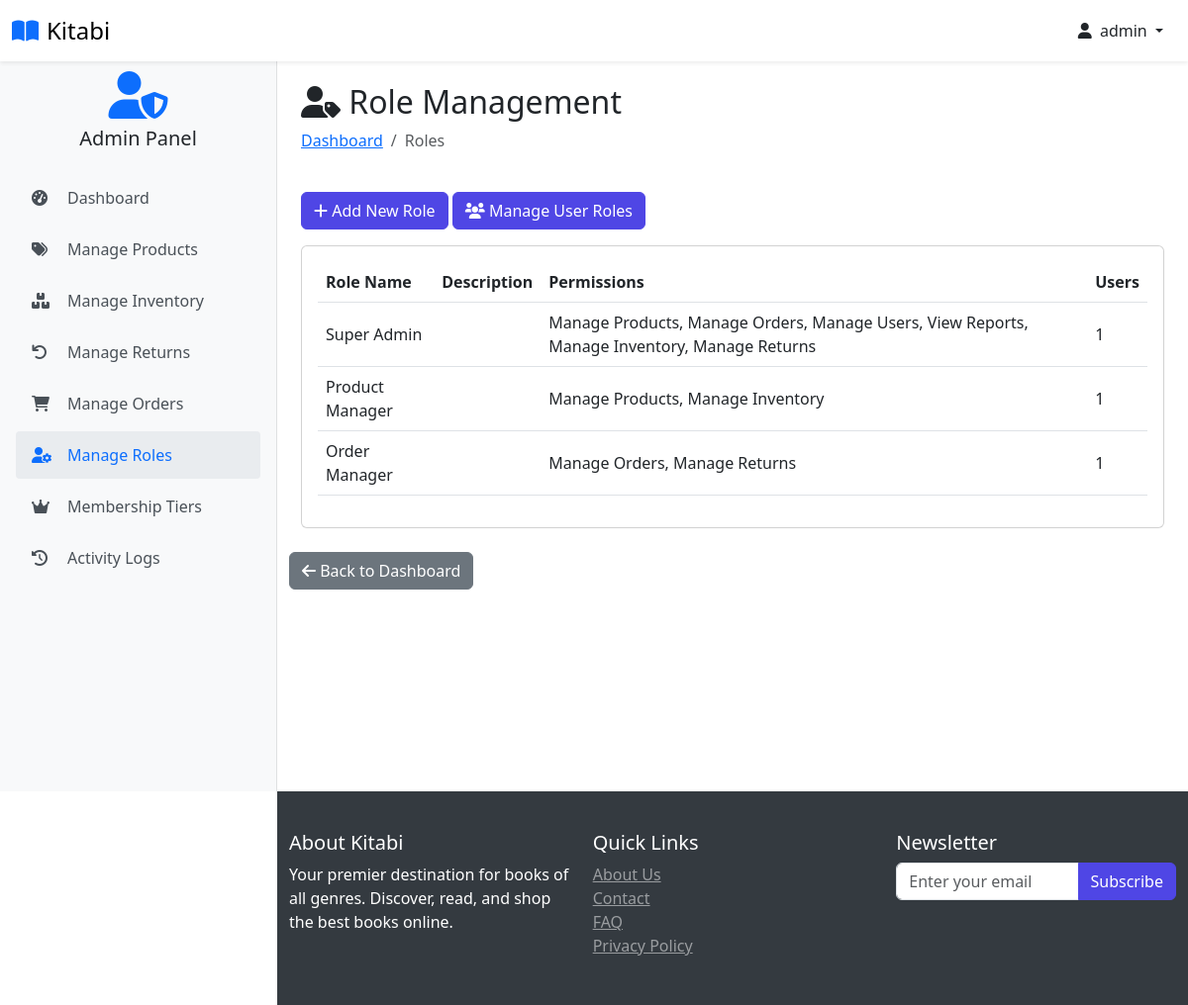
/roles (signed in), run on the app's committed database.
### website/models.py (models this page shows, shortened)
class Customer(db.Model, UserMixin):
    id = db.Column(db.Integer, primary_key=True)
    full_name = db.Column(db.String(100), nullable=False)
    email = db.Column(db.String(100), unique=True, nullable=False)
    username = db.Column(db.String(100), unique=True, nullable=False)
    password_hash = db.Column(db.String(200), nullable=False)
    date_joined = db.Column(db.DateTime(), default=datetime.utcnow)
    is_admin_val = db.Column(db.Boolean, default=False)
    last_login = db.Column(db.DateTime)
    status = db.Column(db.String(20), default='active')
    membership_tier_id = db.Column(db.Integer, db.ForeignKey('membership_tier.id'), default=1)  # Default to Normal
    points = db.Column(db.Integer, default=0)
    membership_tier = db.relationship('MembershipTier', backref='customers')
    cart_items = db.relationship('Cart', back_populates='customer', lazy=True)
    orders = db.relationship('Order', back_populates='customer', lazy=True)
    activity_logs = db.relationship('ActivityLog', back_populates='user', lazy=True)
    returns = db.relationship('Return', foreign_keys='Return.customer_link', back_populates='customer', lazy=True)
    roles = db.relationship(
        'Role',
        secondary=user_roles,
        back_populates='users',
        lazy='dynamic'
    )
    @property
    def password(self):
        raise AttributeError('Password is not a readable Attribute')
    @property
    def is_admin(self):
        return self.is_admin_val or any(
            role.name in ['Super Admin', 'Product Manager', 'Order Manager']
            for role in self.roles
        )
    def has_permission(self, permission):
        if not self.roles:
            return False
        for role in self.roles:
            permissions = role.permissions or []
            if permission in permissions:
                return True
        return False

class Role(db.Model):
    id = db.Column(db.Integer, primary_key=True)
    name = db.Column(db.String(50), unique=True, nullable=False)
    description = db.Column(db.String(200))
    permissions = db.Column(db.JSON)
    created_at = db.Column(db.DateTime, default=datetime.utcnow)
    users = db.relationship(
        'Customer',
        secondary=user_roles,
        back_populates='roles',
        lazy='dynamic'
    )

### website/admin.py (the view)
@admin.route('/roles', methods=['GET'])
@login_required
@admin_required
@check_permission('manage_users')
def manage_roles():
    try:
        roles = Role.query.all()
        roles_data = []
        for role in roles:
            if isinstance(role.permissions, str):
                try:
                    permissions = json.loads(role.permissions)
                except:
                    permissions = []
            else:
                permissions = role.permissions or []
            role_data = {
                'id': role.id,
                'name': role.name,
                'description': role.description or '',
                'permissions': [p.strip() for p in permissions if p], # Clean up permissions
                'user_count': role.users.count()
            }
            roles_data.append(role_data)
        return render_template('admin_roles.html', roles=roles_data)
    except Exception as e:
        print(f"Error in manage_roles: {str(e)}")
        flash('Error loading roles', 'error')
        return redirect(url_for('admin.admin_page'))

### website/templates/admin_roles.html (shortened to what this page needs)
{% extends 'base.html' %}
{% block body %}
<div class="container  ">
    <div class="row mb-4">
        <div class="col">
            <h2><i class="fas fa-user-tag"></i> Role Management</h2>
            <nav aria-label="breadcrumb">
                <ol class="breadcrumb">
                    <li class="breadcrumb-item"><a href="{{ url_for('admin.admin_page') }}">Dashboard</a></li>
                    <li class="breadcrumb-item active">Roles</li>
                </ol>
            </nav>
        </div>
    </div>
    <div class="row mb-3">
        <div class="col">
            <a href="{{ url_for('admin.add_role') }}" class="btn btn-primary">
                <i class="fas fa-plus"></i> Add New Role
            </a>
            <a href="{{ url_for('admin.display_customers') }}" class="btn btn-primary">
                <i class="fas fa-users"></i> Manage User Roles
            </a>
        </div>
    </div>
    <div class="card">
        <div class="card-body">
            <div class="table-responsive">
                <table class="table table-hover align-middle">
                    <thead>
                        <tr>
                            <th>Role Name</th>
                            <th>Description</th>
                            <th style="min-width: 300px;">Permissions</th>
                            <th>Users</th>
                        </tr>
                    </thead>
                    <tbody>
                        {% for role in roles %}
                        <tr>
                            <td class="fw-medium">{{ role.name }}</td>
                            <td>{{ role.description }}</td>
                            <td>
                                {% if role.permissions %}
                                    {% set formatted_permissions = [] %}
                                    {% for permission in role.permissions %}
                                        {% set formatted_permission = permission | replace('_', ' ') | title %}
                                        {% set _ = formatted_permissions.append(formatted_permission) %}
                                    {% endfor %}
                                    {{ formatted_permissions | join(', ') }}
                                {% else %}
                                    <span class="text-muted fst-italic">No permissions assigned</span>
                                {% endif %}
                            </td>
                            <td>{{ role.user_count }}</td>
                        </tr>
                        {% endfor %}
                    </tbody>
                </table>
            </div>
        </div>
    </div>
</div>
<div class="row mt-4 mb-5">
    <div class="col">
        <a href="{{ url_for('admin.admin_page') }}" class="btn btn-secondary">
            <i class="fas fa-arrow-left"></i> Back to Dashboard
        </a>
    </div>
</div>
</div>
{% endblock %}

### website/templates/base.html (shortened to what this page needs)
<!DOCTYPE html>
<html lang="en">
<head>
    <link rel="stylesheet" href="{{ url_for('static', filename='css/bootstrap.min.css') }}">
    <link rel="stylesheet" href="{{ url_for('static', filename='css/owl.carousel.min.css') }}">
    <link rel="stylesheet" href="{{ url_for('static', filename='css/style.css') }}">
    <link rel="stylesheet" href="https://cdnjs.cloudflare.com/ajax/libs/font-awesome/6.0.0/css/all.min.css">
</head>
<body class="{% if current_user.is_authenticated %}{% if current_user.is_admin %}admin-user{% else %}user{% endif %}{% else %}guest{% endif %}">
<nav class="navbar navbar-light bg-white fixed-top shadow-sm">
    <div class="container-fluid">
        <div class="d-flex align-items-center">
            <a class="navbar-brand d-flex align-items-center" href="/">
                <i class="fas fa-book-open text-primary me-2"></i>
                <span class="font-weight-bold">Kitabi</span>
            </a>
        </div>
        <div class="d-flex align-items-center user-nav">
            {% if current_user.is_authenticated %}
                <div class="dropdown">
                    <button class="btn btn-link text-dark text-decoration-none dropdown-toggle" type="button" id="userDropdown" data-bs-toggle="dropdown" aria-expanded="false">
                        <i class="fas fa-user me-1"></i>
                        {{ current_user.username }}
                    </button>
                </div>
            {% else %}
                <a href="{{ url_for('auth.login') }}" class="btn btn-primary">
                    <i class="fas fa-sign-in-alt me-2"></i>Login
                </a>
            {% endif %}
        </div>
    </div>
</nav>
{% if current_user.is_authenticated and current_user.is_admin %}
    <div class="admin-sidebar">
        <div class="text-center mb-4">
            <i class="fas fa-user-shield fa-3x text-primary"></i>
            <h5 class="mt-2">Admin Panel</h5>
        </div>
        <div class="nav flex-column">
            <a class="admin-nav-item" href="{{ url_for('admin.admin_page') }}">
                <i class="fas fa-tachometer-alt"></i>Dashboard
            </a>
            {% if current_user.has_permission('manage_products') %}
            <a class="admin-nav-item" href="{{ url_for('admin.shop_items') }}">
                <i class="fas fa-tags"></i>Manage Products
            </a>
            {% endif %}
            {% if current_user.has_permission('manage_inventory') %}
            <a class="admin-nav-item" href="{{ url_for('admin.inventory_management') }}">
                <i class="fas fa-boxes"></i>Manage Inventory
            </a>
            {% endif %}
            {% if current_user.has_permission('manage_returns') %}
            <a class="admin-nav-item" href="{{ url_for('admin.returns_management') }}">
                <i class="fas fa-undo"></i>Manage Returns
            </a>
            {% endif %}
            {% if current_user.has_permission('manage_orders') %}
            <a class="admin-nav-item" href="{{ url_for('admin.order_view') }}">
                <i class="fas fa-shopping-cart"></i>Manage Orders
            </a>
            {% endif %}
            {% if current_user.has_permission('manage_users') %}
            <a class="admin-nav-item" href="{{ url_for('admin.manage_roles') }}">
                <i class="fas fa-user-cog"></i>Manage Roles
            </a>
            <a class="admin-nav-item" href="{{ url_for('admin.membership_tiers') }}">
                <i class="fas fa-crown"></i>Membership Tiers
            </a>
            {% endif %}
            {% if current_user.has_permission('view_reports') %}
            <a class="admin-nav-item" href="{{ url_for('admin.view_activity_logs') }}">
                <i class="fas fa-history"></i>Activity Logs
            </a>
            {% endif %}
        </div>
    </div>
{% endif %}
    <main class="main-content">
         <div class="container pt-2">
            {% block body %}{% endblock %}
    </main>
    <footer>
         <div class="container pt-2">
            <div class="row">
                <div class="col-md-4">
                    <h5>About Kitabi</h5>
                    <p>Your premier destination for books of all genres. Discover, read, and shop the best books online.</p>
                </div>
                <div class="col-md-4">
                    <h5>Quick Links</h5>
                    <ul class="list-unstyled">
                        <li><a href="#" class="text-white-50">About Us</a></li>
                        <li><a href="#" class="text-white-50">Contact</a></li>
                        <li><a href="#" class="text-white-50">FAQ</a></li>
                    <li><a href="#" class="text-white-50">Privacy Policy</a></li>
                </ul>
            </div>
            <div class="col-md-4">
                <h5>Newsletter</h5>
                <form>
                    <div class="input-group">
                        <input type="email" class="form-control" placeholder="Enter your email">
                        <button class="btn btn-primary" type="submit">Subscribe</button>
                    </div>
                </form>
            </div>
        </div>
    </div>
</footer>
</body>
</html>

### website/static/css/style.css (style rules this page uses)
:root { --primary-color: #4f46e5; --secondary-color: #818cf8; --dark-color: #1f2937; --light-color: #f3f4f6; }
body { font-family: 'Segoe UI', Tahoma, Geneva, Verdana, sans-serif; padding-top: 56px; margin: 0; }
.navbar-brand { font-size: 1.5rem; }
.sidebar, .admin-sidebar { height: calc(100vh - 56px); position: fixed; top: 56px; left: 0; width: 280px; z-index: 1000; overflow-y: auto; transition: transform 0.3s ease-in-out; padding: 1rem; }
.admin-sidebar { background-color: #f8f9fa; border-right: 1px solid rgba(0, 0, 0, 0.1); }
.main-content { padding-top: 20px; min-height: calc(100vh - 56px); transition: margin-left 0.3s ease-in-out; }
body.admin-user .main-content { margin-left: 280px; }
.admin-nav-item { display: flex; align-items: center; padding: 0.75rem 1rem; color: #495057; text-decoration: none; border-radius: 0.25rem; transition: all 0.2s; margin-bottom: 0.25rem; }
.admin-nav-item:hover, .admin-nav-item.active { background-color: #e9ecef; color: #0d6efd; text-decoration: none; }
.admin-nav-item i { width: 1.5rem; margin-right: 0.75rem; }
.btn-primary { background-color: var(--primary-color); border-color: var(--primary-color); }
footer { flex-shrink: 0; position: relative; width: 100%; margin-top: auto; }
@media (min-width: 992px) { body:not(.admin-user) footer, body.admin-user footer { margin-left: 280px; width: calc(100% - 280px); } }

### website/templates/base.html (style rules this page uses)
body { min-height: 100vh; display: flex; flex-direction: column; padding-top: 56px; }
.sidebar, .admin-sidebar { height: calc(100vh - 56px); position: fixed; top: 56px; left: 0; width: 280px; z-index: 1000; overflow-y: auto; transition: transform 0.3s ease-in-out; padding: 1rem; }
.admin-sidebar { background-color: #f8f9fa; border-right: 1px solid rgba(0, 0, 0, 0.1); }
.admin-nav-item { display: flex; align-items: center; padding: 0.75rem 1rem; color: #495057; text-decoration: none; border-radius: 0.25rem; transition: all 0.2s; margin-bottom: 0.25rem; }
.admin-nav-item:hover, .admin-nav-item.active { background-color: #e9ecef; color: #0d6efd; text-decoration: none; }
.admin-nav-item i { width: 1.5rem; margin-right: 0.75rem; }
.main-content { flex: 1; padding-top: 20px; transition: margin-left 0.3s ease-in-out; }
footer { margin-top: auto; background-color: #343a40; color: white; padding: 2rem 0; }
@media (min-width: 992px) { body.admin-user .main-content, body.admin-user footer { margin-left: 280px; } }

### data on the page
Customer: username "admin"
Role: name "Super Admin", formatted_permissions "Manage Products, Manage Orders, Manage Users, View Reports, Manage Inventory, Manage Returns", user_count "1"
Role: name "Product Manager", formatted_permissions "Manage Products, Manage Inventory", user_count "1"
Role: name "Order Manager", formatted_permissions "Manage Orders, Manage Returns", user_count "1"
